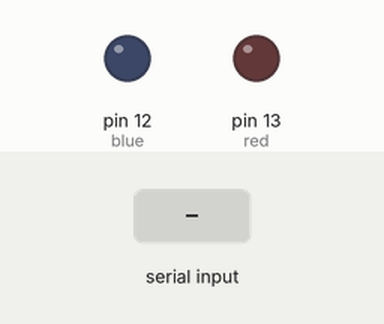
Recording of a sketch running on a simulated Arduino Uno, built with avr-gcc and run on an emulated ATmega328P. Shown: output pins drawn as LEDs (lit = HIGH). The inputs (shaded band) are chosen by the test bench. The audio player accepts every command and is not drawn.

Above: at 1.2 s.
1.3 s: "a" received over Serial
At 1.7 s:
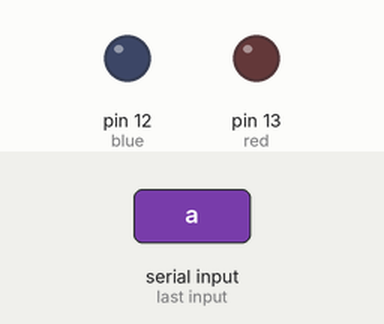
2.9 s: "b" received over Serial
At 4.2 s:
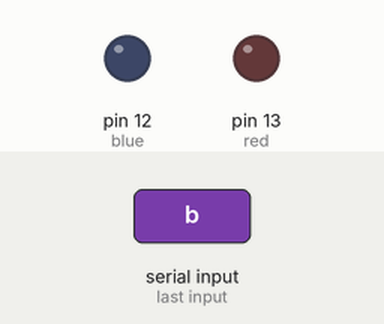
Timing chart, 0 to 5.9 s (numbered marks = the images above; inputs shaded):
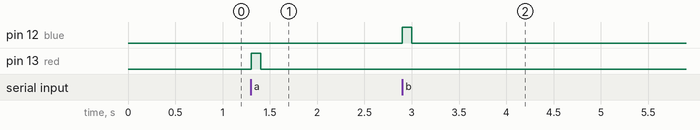

Measured:
- after the input at 1.3 s, pin 13 (red): LOW → HIGH at once, → LOW 0.10 s later
- after the input at 2.9 s, pin 12 (blue): LOW → HIGH at once, → LOW 0.10 s later

The sketch:

dataReceiveTest.ino
```cpp
#include <talkie.h>
Talkie voice;
const uint8_t sp1[] PROGMEM = {0x20, 0x14, 0x50, 0x7e, 0x1c, 0xc8, 0x69, 0x53, 0x41, 0xf8, 0x2d, 0xa4, 0xba, 0x4b, 0xa6, 0x72, 0xef, 0x9c, 0x62, 0x1f, 0x49, 0xb0, 0xb9, 0x4b, 0xb2, 0x72, 0x44, 0xce, 0xf7, 0xae, 0x28, 0xf6, 0x12, 0xb1, 0xbb, 0xbb, 0x90, 0x28, 0x41, 0x06, 0xfd, 0xb7, 0x82, 0x63, 0x2b, 0x05, 0xb4, 0xef, 0x2a, 0xb7, 0xe4, 0xb4, 0xce, 0xcc, 0xcc, 0x34, 0x76, 0x12, 0x07, 0x57, 0x8b, 0x90, 0x5a, 0x85, 0xc6, 0xf3, 0x3a, 0x8d, 0x93, 0x1c, 0x8a, 0xd5, 0xa9, 0x12, 0x59, 0x7a, 0x28, 0x3d, 0x22, 0x9c, 0xa4, 0xe9, 0xa1, 0x5c, 0x75, 0x2f, 0xd2, 0xda, 0x8b, 0x34, 0x35, 0xac, 0x59, 0xeb, 0x14, 0x8a, 0x3e, 0xd7, 0xf4, 0xa8, 0x9b, 0x18, 0xfc, 0x34, 0x3d, 0x33, 0x5c, 0x10, 0xc0, 0xe7, 0x8a, 0x74, 0x71, 0x41, 0x06, 0xaf, 0xd3, 0xd9, 0x26, 0x3b, 0x59, 0x64, 0x37, 0xd7, 0x08, 0x57, 0xf8, 0x54, 0x42, 0xc6, 0xc4, 0x94, 0x01, 0x6a, 0x29, 0x3b, 0x64, 0xf4, 0xaa, 0xad, 0x5e, 0xf7, 0x60, 0x3e, 0x56, 0x19, 0x5b, 0xbd, 0x83, 0x99, 0xd4, 0xc5, 0x9a, 0xdb, 0x06, 0xc6, 0xfb, 0x16, 0xeb, 0xac, 0x2f, 0x18, 0x7b, 0x17, 0x9c, 0x9d, 0x54, 0x50, 0xdc, 0x6e, 0x1b, 0x9b, 0x2d, 0x44, 0x70, 0x7b, 0xe5, 0xea, 0x92, 0xa1, 0x31, 0x09, 0x47, 0x86, 0x59, 0xe5, 0x12, 0x36, 0x60, 0x6e, 0x69, 0x56, 0x82, 0x09, 0xda, 0xb7, 0xa3, 0x24, 0x4d, 0x1e, 0x68, 0x9f, 0xc4, 0x19, 0x3b, 0x84, 0x20, 0x7d, 0x42, 0xa7, 0x14, 0x17, 0x83, 0xa7, 0xda, 0x41, 0x96, 0x4d, 0x0c, 0x9e, 0xf8, 0x18, 0x07, 0x51, 0x31, 0x78, 0x9c, 0xad, 0x1a, 0x9a, 0x38, 0xe0, 0x73, 0xb6, 0x89, 0x25, 0x00, 0x78, 0xff};

const int red = 13;
const int blue = 12;
//const int green = 11;


void setup() {
  pinMode(red, OUTPUT);
  pinMode(blue, OUTPUT);
 // pinMode(green, OUTPUT);
  Serial.begin(9600);
}

void loop() {
  if (Serial.available()) {
    char input = Serial.read();

    if (input == 'a') {
      digitalWrite(red, HIGH);
      delay(100);
      digitalWrite(red, LOW);

  // put your main code here, to run repeatedly:
  voice.say(sp1);
  delay(500);


    } else if (input == 'b') {
      digitalWrite(blue, HIGH);
      delay(100);
      digitalWrite(blue, LOW);
    } else if (input == 'c') {
      digitalWrite(blue, HIGH);
      delay(100);
      digitalWrite(blue, LOW);
    }
  }
}
```
